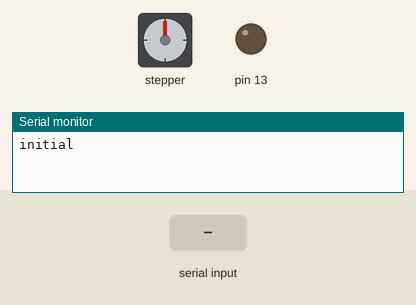
Recording of a sketch running on a simulated Arduino Uno, built for the host (arithmetic inside an expression is 32-bit, double 64-bit). Shown: stepper motor, output pins drawn as LEDs (lit = HIGH), the last lines printed to the serial monitor. Wiring (inferred from the names in the program): stepper motor driver (200 steps per turn assumed): step pin 8; direction pin 9; enable pin 10. The test bench sets the inputs (shaded band). Pins used as bus, display or sensor lines are not drawn.

Above: at 1.2 s.
1.3 s: "90,45\n" received over Serial
At 9.2 s:
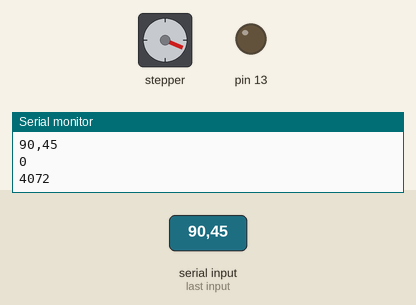
Timing chart, 0 to 10.3 s (numbered marks = the images above; inputs shaded):
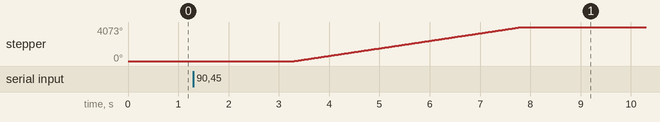

Measured:
- after the input at 1.3 s, stepper: turns 4073° clockwise in 4.5 s, starting after 2.0 s

The sketch:

sketch_may25a.ino
```cpp
char x;
double t;
String str1,str;
#define EN 10
#define DIR 9
#define PUL 8
void setup() {
  pinMode(13,OUTPUT);
  pinMode(EN,OUTPUT);
  pinMode(DIR,OUTPUT);
  pinMode(PUL,OUTPUT);
  digitalWrite(13,LOW);
  Serial.begin(9600);
  Serial.println("initial");
}

void loop() {
  while(Serial.available()<=0)
  {}
  delay(2000);
 str.remove(0);
  while(Serial.available()>0)
  {
  x=Serial.read();
  str+=x;
  }
  Serial.println(str);
  str1=str[1];
  long str2=(str[3]-48)*1000+(str[4]-48)*100+(str[5]-48)*10+(str[6]-48);
  Serial.println(str1);
  Serial.println(str2);
  if(str1=='a'){
  rotate_degree(1, str2);

  }
  else{
  rotate_degree(0, str2);

  }
}
void rotate(int ST,bool dir)
{
    if(dir==0)
      digitalWrite(DIR,HIGH);
    else
      digitalWrite(DIR,LOW);
    t=millis();
    while((millis()-t)<2)
    {}
    digitalWrite(ST,HIGH);
    t=millis();
    while((millis()-t)<2)
    {}
    digitalWrite(ST,LOW);
}
void rotate_degree(bool dir,int n)
{
    float buoc=200.00/360.00*n;

    if(dir==0)
      digitalWrite(DIR,HIGH);
    else
      digitalWrite(DIR,LOW);
    for(int i=0;i<buoc;i++)
    {
      t=millis();
      while((millis()-t)<0.5)
      {}
      digitalWrite(PUL,HIGH);
      t=millis();
      while((millis()-t)<0.5)
      {}
      digitalWrite(PUL,LOW);
    }
}
```
